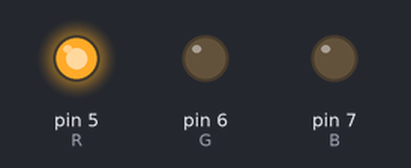
This sketch was run on a simulated Arduino Uno, built with avr-gcc and run on an emulated ATmega328P. Shown: output pins drawn as LEDs (lit = HIGH).

Above: at 0.05 s.
At 1.45 s:
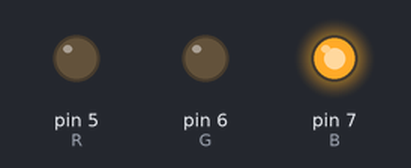
At 2.85 s:
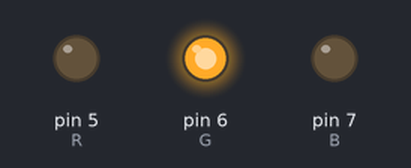
Timing chart, 0 to 3.1 s (numbered marks = the images above):
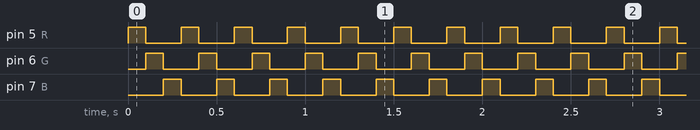

Measured:
- by itself, pin 5 (R), pin 6 (G), pin 7 (B): alternates HIGH for 0.10 s and LOW for 0.20 s

The sketch:

BlinkingDiscoLED.ino
```cpp
// initializing pins
int R=5;
int G=6;
int B=7;
int d=100;

// the setup function runs once when you press reset or power the board
void setup() {
  // initialize digital pins as an output.
  pinMode(R, OUTPUT);
  pinMode(G, OUTPUT);
  pinMode(B, OUTPUT);
}

// the loop function runs over and over again forever
void loop() {
  digitalWrite(R, HIGH);
  digitalWrite(G, LOW);
  digitalWrite(B, LOW);
  delay(d);
  digitalWrite(R, LOW);
  digitalWrite(G, HIGH);
  digitalWrite(B, LOW);
  delay(d);
  digitalWrite(R, LOW);
  digitalWrite(G, LOW);
  digitalWrite(B, HIGH);
  delay(d);
}
```
